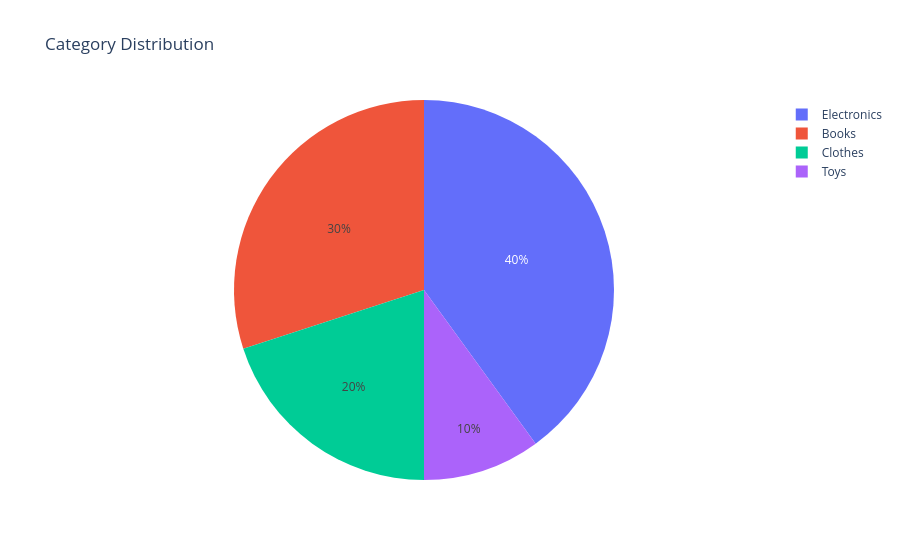

Notebook cell for this chart:
### Code cell
# TASK 2 ANSWER WITH HOVER INFORMATION :-
import plotly.graph_objects as go

# Simple category data
categories = ['Books', 'Electronics', 'Clothes', 'Toys']
values = [30, 40, 20, 10]

fig = go.Figure(
    data=[
        go.Pie(
            labels=categories,
            values=values,
            hovertemplate='Category: %{label}<br>Value: %{value}<br>Percentage: %{percent}<extra></extra>'
        )
    ]
)

fig.update_layout(title='Category Distribution')

fig.show()

### Figure 1 — Plotly figure (JSON) as saved in the notebook; plotly's stock layout.template omitted (floating-point values rounded to 4 significant figures)
{"data": [{"hovertemplate": "Category: %{label}<br>Value: %{value}<br>Percentage: %{percent}<extra></extra>", "labels": ["Books", "Electronics", "Clothes", "Toys"], "type": "pie", "values": [30, 40, 20, 10]}], "layout": {"title": {"text": "Category Distribution"}}}
